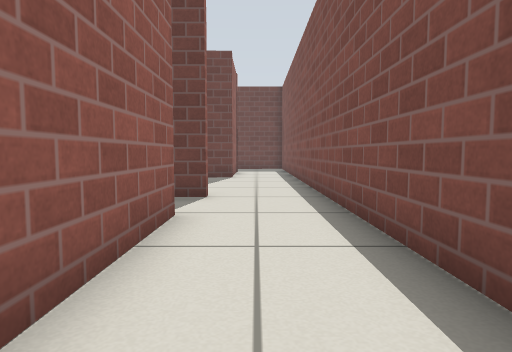
[1] (above)

18 first-person views from a walk through a Gazebo world. The camera is 0.5 m above the floor, tilts 4° down and sees 75° across. The floor is counted in squares, 0.5 m on a side. Each view is taken from the middle of a square. On the plan, view 1 faces up. The plan holds only what a view shows up to about 12 squares ahead; the rest is blank. Gazebo's built-in surfaces are drawn with simple patterns.

[2]
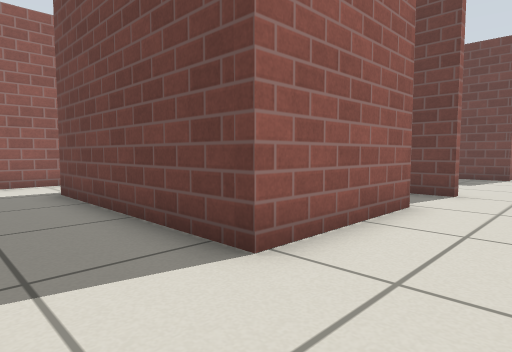

[3]
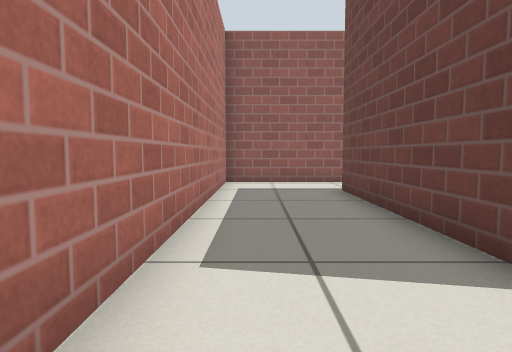

[4]
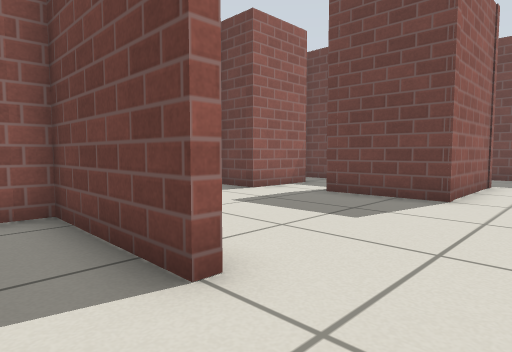

[5]
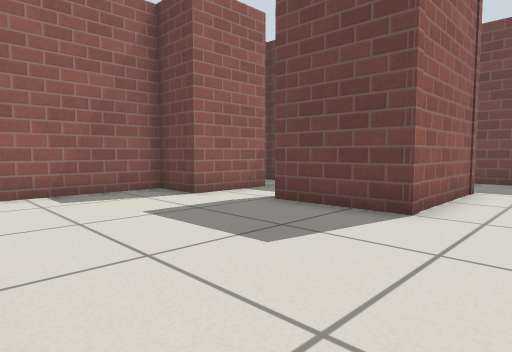

[6]
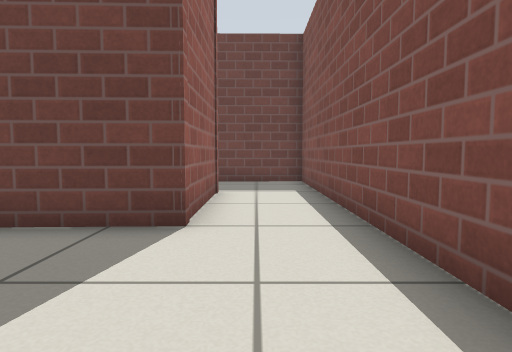

[7]
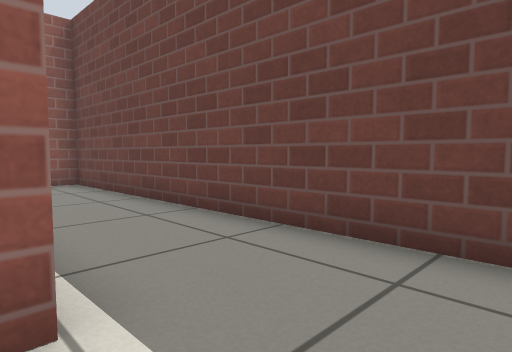

[8]
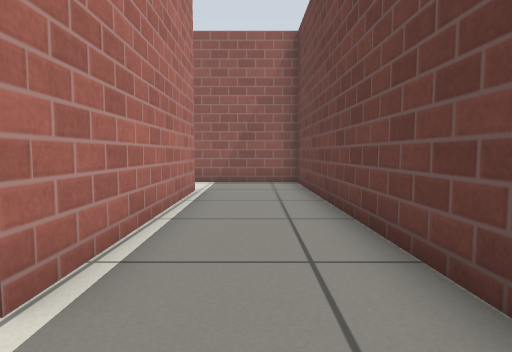

[9]
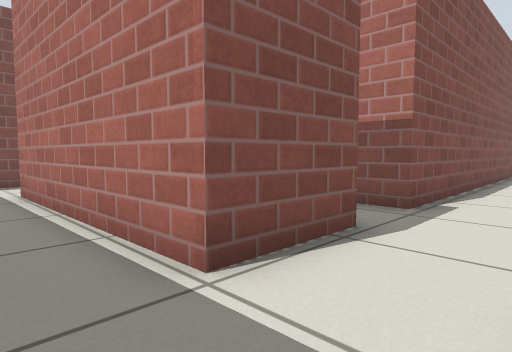

[10]
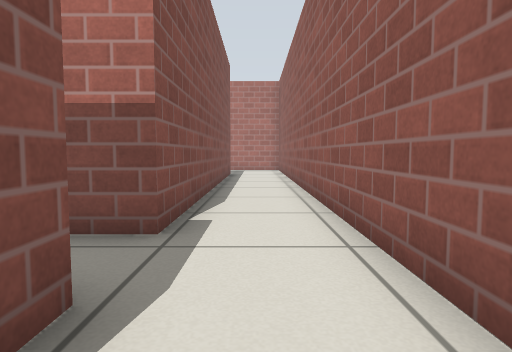

[11]
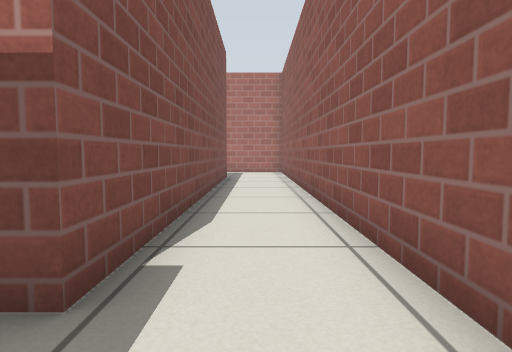

[12]
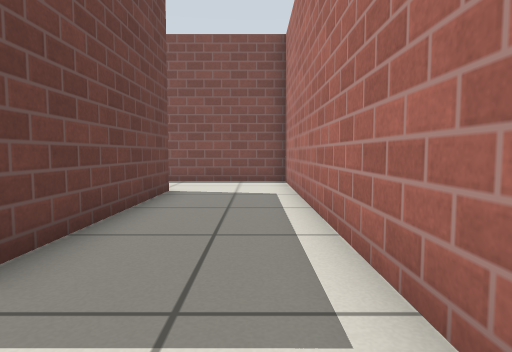

[13]
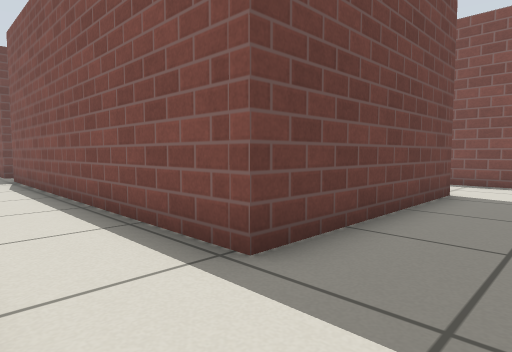

[14]
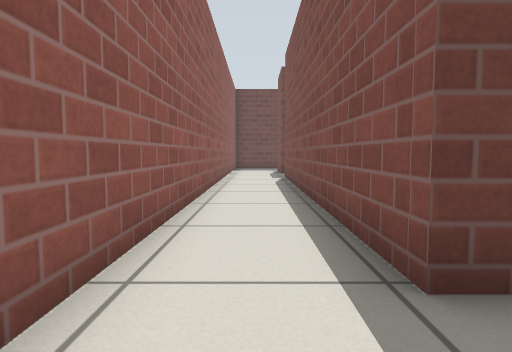

[15]
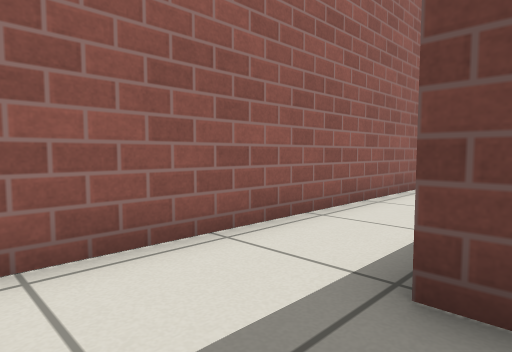

[16]
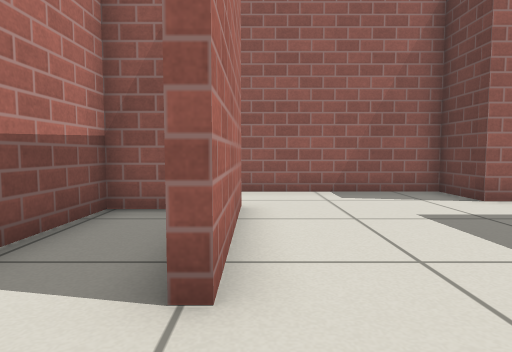

[17]
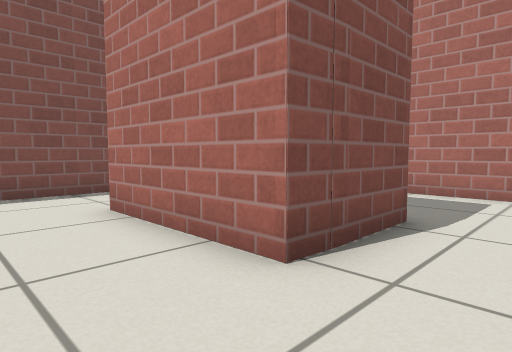

[18]
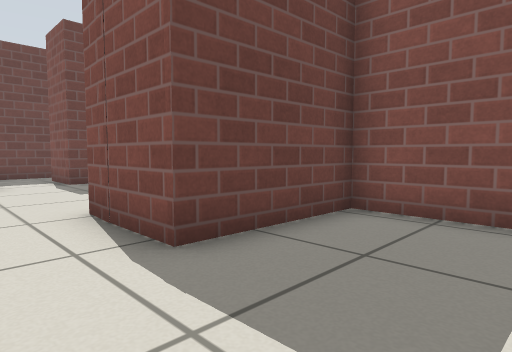

### Floor plan
Points are (right, up) in squares from view 1. A wall is a line through its corners. A room is listed if a view was taken in it or the views show most of it. See-through windows are left out.
Room 1 (views 1, 2, 3, 4, 5, 6, 7, 8, 9, 10, 11, 12, 13, 14, 15, 16, 17, 18)
walls: (-1, 7.4) (-4.9, 7.4) (-4.9, 5.4) (-2.4, 5.3); (-1.3, 5.4) (-1.3, 1.3) (-7.8, 1.3) (-7.8, 13) (-6.6, 13); (-0.9, 13.9) (-0.9, 13.5) (-3.8, 13.4) (-3.8, 15.4); (-5.8, 15.2) (-5.8, 12.7) (-7.5, 12.7) (-7.5, 7.6); (-1.6, 2.6) (-1.6, 5) (-5.2, 5.1) (-5.2, 7.7) (-1, 7.7); (-7.8, 14.9) (-7.8, 17.4) (-1.1, 17.5) (-1.1, 13.9); (-6, 1.6) (-3.7, 1.6); (-10.3, 15.4) (-10.3, -2) (1.6, -2) (1.6, 20.6) (-10.3, 20.4) (-10.3, 16.9)
ways out: opening at (-4, 16)

Where each view was taken, in squares from view 1:
view 1: 0 up, 0 right, facing up
view 2: 1 down, 1 right, facing up-left
view 3: 1 down, 1 right, facing left
view 4: 6 up, 1 right, facing up-left
view 5: 8 up, 1 right, facing up-left
view 6: 9 up, 0 right, facing up
view 7: 17 up, 1 right, facing up-left
view 8: 19 up, 1 right, facing left
view 9: 19 up, 10 left, facing down-right
view 10: 17 up, 9 left, facing down
view 11: 15 up, 9 left, facing down
view 12: 1 down, 10 left, facing right
view 13: 1 down, 10 left, facing up-right
view 14: 1 down, 9 left, facing up
view 15: 1 down, 7 left, facing up-left
view 16: 8 up, 1 right, facing left
view 17: 10 up, 7 left, facing down-right
view 18: 2 up, 7 left, facing up-right
